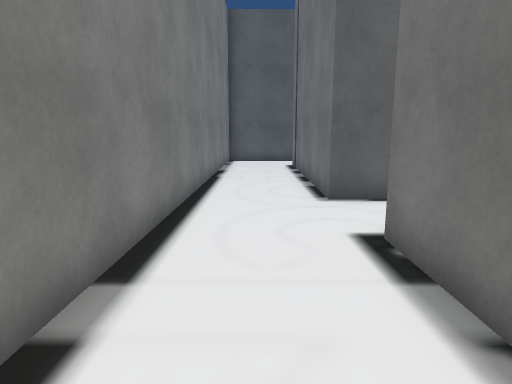
view 1 (above)

24 first-person views from a walk through a Unity game level. The camera is 1.5 m above the floor, tilts 10° down and sees 75° across. The floor is counted in squares, 1 m on a side. Each view is taken from the middle of a square. On the plan, view 1 faces up. The plan holds only what a view shows up to about 15 squares ahead; the rest is blank. The place goes on beyond the plan. The player character is not drawn. Some surface patterns are stand-ins.

view 2
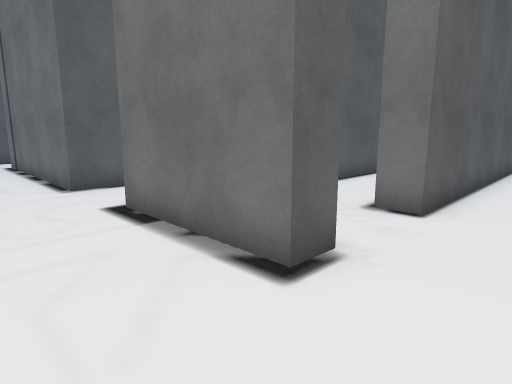

view 3
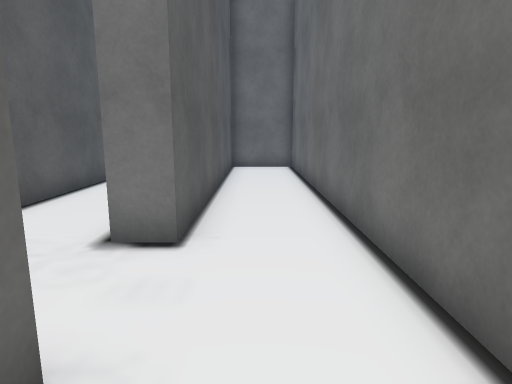

view 4
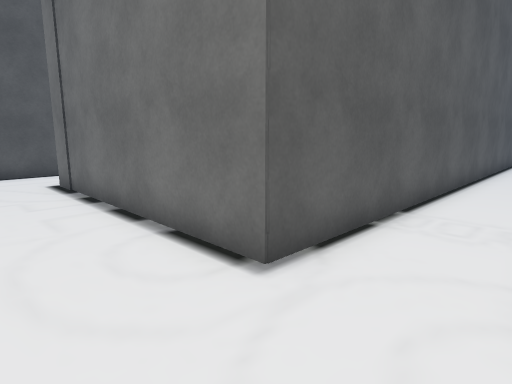

view 5
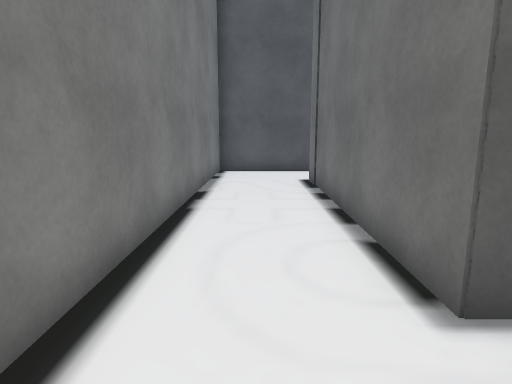

view 6
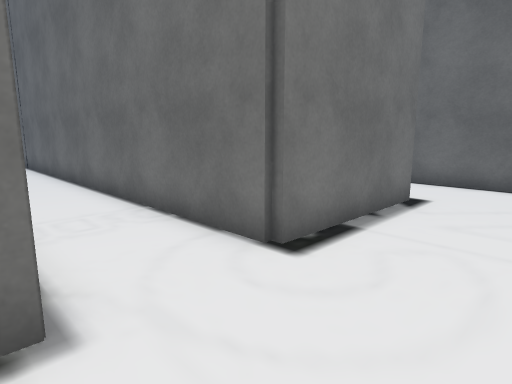

view 7
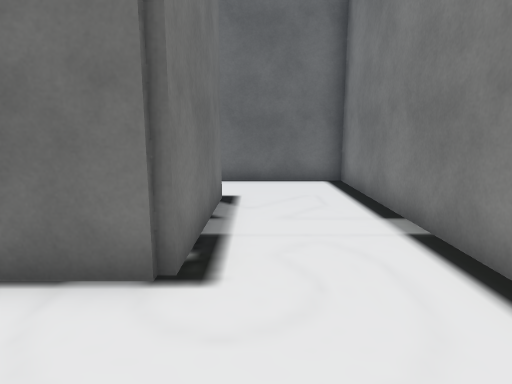

view 8
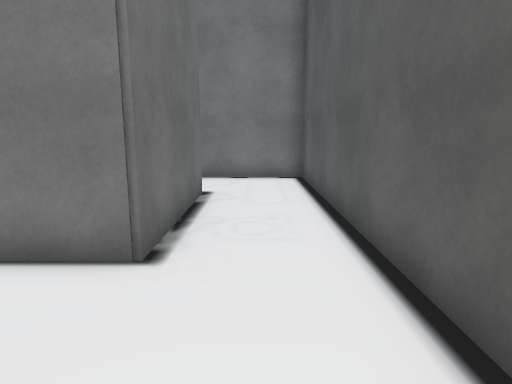

view 9
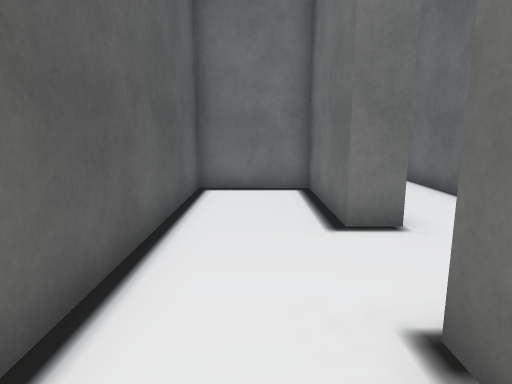

view 10
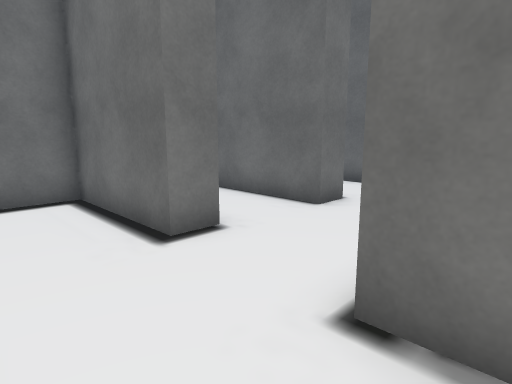

view 11
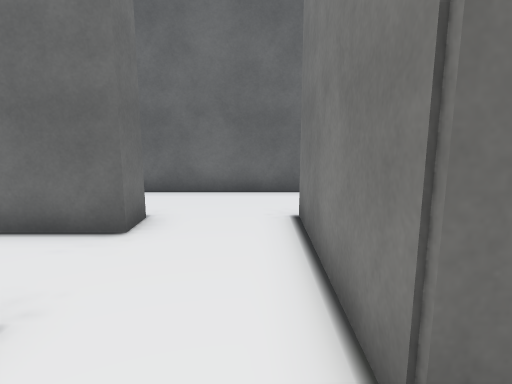

view 12
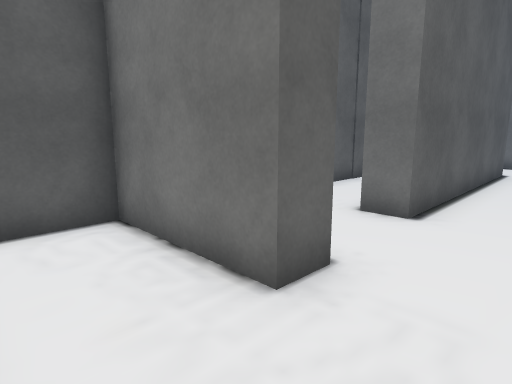

view 13
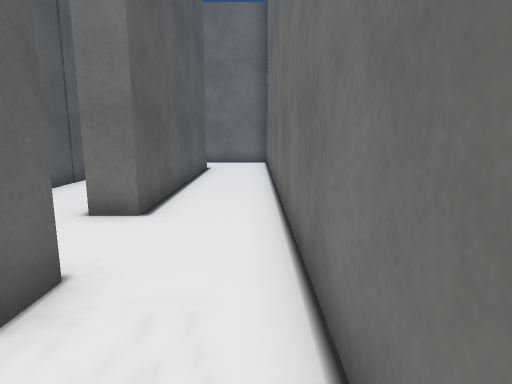

view 14
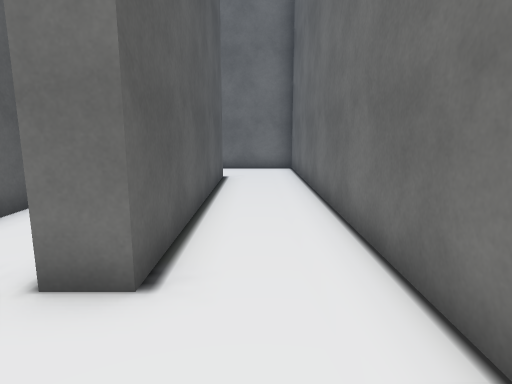

view 15
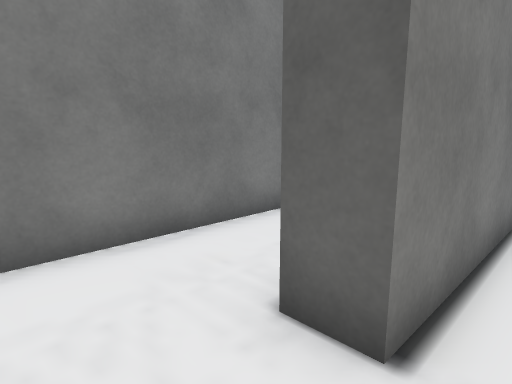

view 16
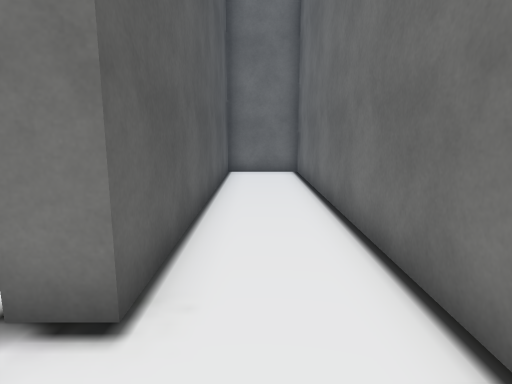

view 17
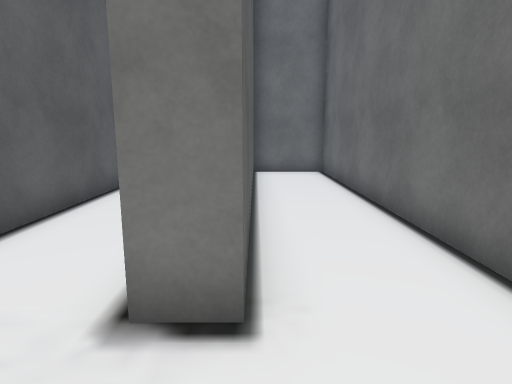

view 18
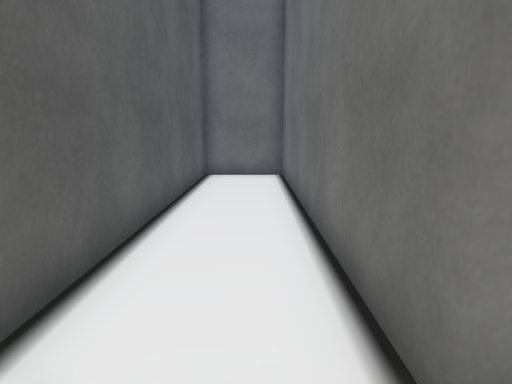

view 19
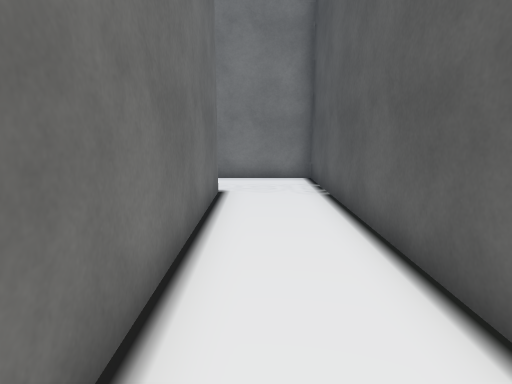

view 20
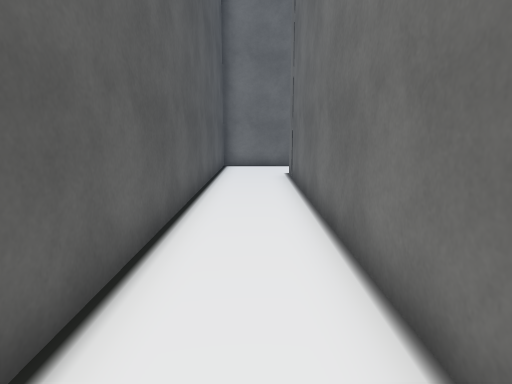

view 21
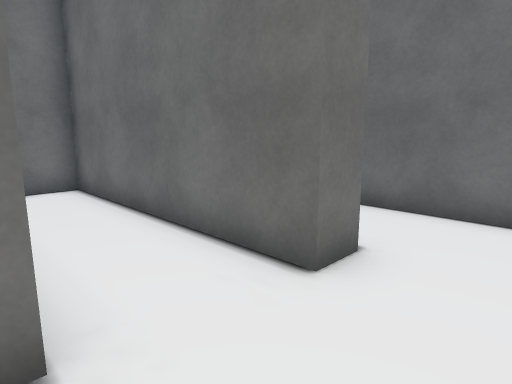

view 22
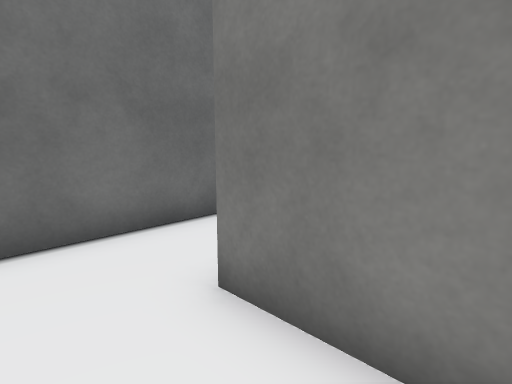

view 23
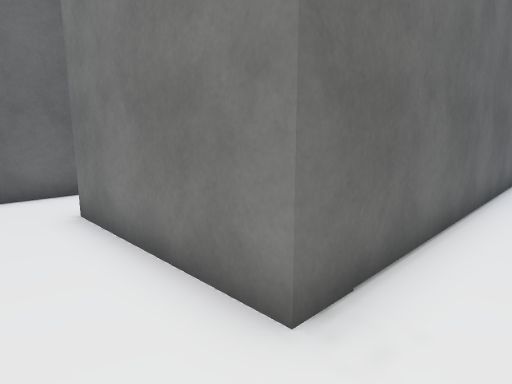

view 24
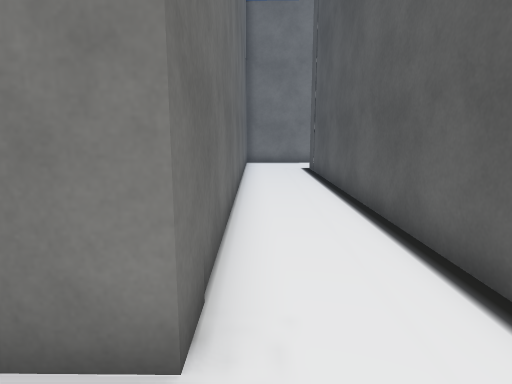

### Floor plan
Points are (right, up) in squares from view 1. A wall is a line through its corners. A room is listed if a view was taken in it or the views show most of it. See-through windows are left out.
Room 1 (views 1, 2, 3, 4, 5, 6, 7, 9, 10, 11, 16, 17, 20)
walls: (2.8, 0.1) (1.8, 0.1) (1.9, 4.8) (16.5, 4.8); (16.5, 7.5) (1.7, 7.5) (1.8, 15.6) (6.3, 15.6); (7.5, 18.6) (-1.5, 18.6) (-1.7, -2.6) (16.1, -2.6) (16.1, 0.1) (5.5, 0.1) (5.5, 1)
ways out: opening at (7, 17.5) to room 2; opening at (4.5, 1) to room 5
Room 2 (views 8, 21, 22, 23, 24)
walls: (9.3, 14.5) (9.3, 15.6) (13.2, 15.6) (13.2, 18.6) (7.5, 18.6); (6.3, 15.6) (6.2, 12.5); (13.2, 14.7) (11.9, 14.7); (9, 12.1) (16.5, 12.1); (13.2, 22.3) (1.6, 22.3); (1.9, 19.5) (14.1, 19.5) (14.1, 14.5) (13.1, 14.5)
ways out: opening at (7, 17.5) to room 1; opening at (7.5, 11.5) to room 4
Room 3 (views 12, 13, 14)
walls: (6.2, 11) (5.3, 11) (5.3, 14.7) (3.6, 14.7); (3.6, 8.4) (6.6, 8.4); (2.7, 14.1) (2.6, 9.5)
ways out: opening at (5.5, 9.5) to room 4
Room 4 (view 15)
walls: (6.6, 8.4) (16.5, 8.4); (6.2, 12.5) (6.2, 11); (16.5, 11.2) (9, 11.2) (9, 12.1)
ways out: opening at (7.5, 11.5) to room 2; opening at (5.5, 9.5) to room 3
Room 5 (views 18, 19)
walls: (5.5, 1) (16.1, 1) (16.2, 3.9) (2.8, 3.9) (2.7, 0.7)
ways out: opening at (4.5, 1) to room 1

Positions as (right, up) in squares from view 1, and headings:
1: (0, 0), facing up
2: (-1, -2), facing up-right
3: (1, -1), facing right
4: (-1, 5), facing up-right
5: (0, 5), facing up
6: (-1, 8), facing down-right
7: (1, 8), facing down
8: (10, 17), facing left
9: (4, 17), facing right
10: (5, 18), facing down-right
11: (7, 17), facing down
12: (3, 9), facing up-right
13: (3, 9), facing right
14: (6, 10), facing right
15: (7, 9), facing up-left
16: (3, -1), facing right
17: (3, 0), facing right
18: (4, 2), facing right
19: (14, 2), facing left
20: (5, 6), facing right
21: (7, 15), facing down-right
22: (16, 17), facing down-left
23: (16, 21), facing down-left
24: (16, 20), facing left
